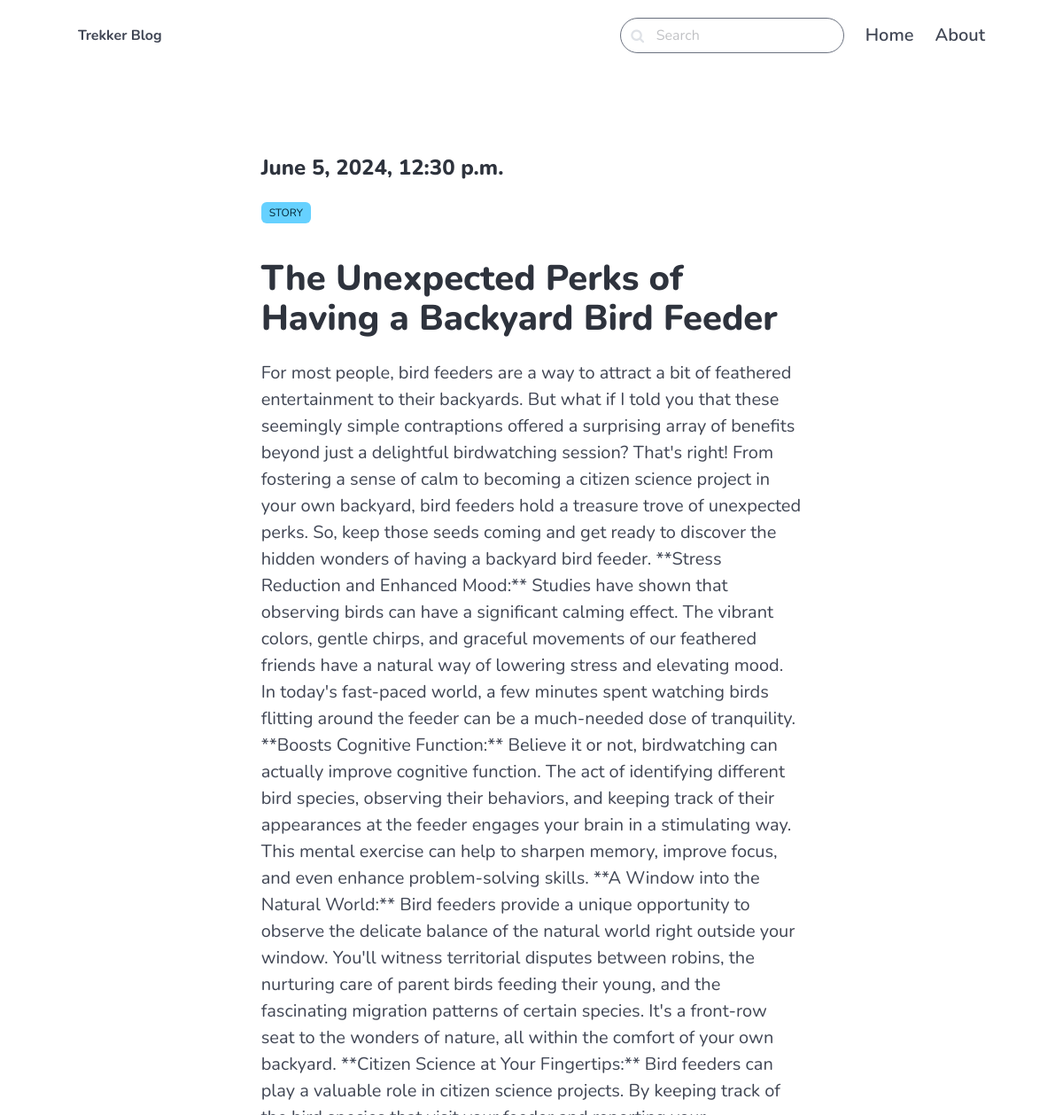
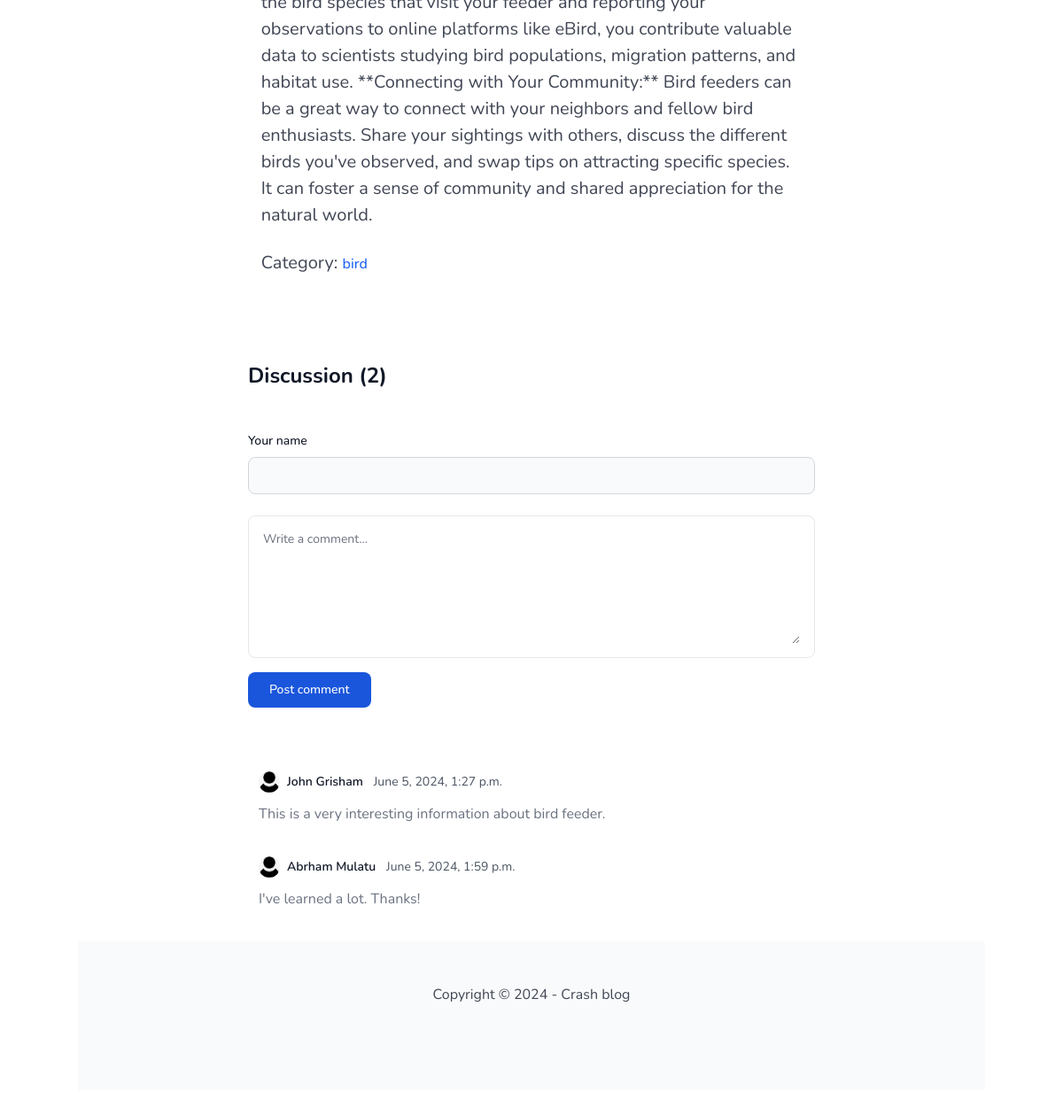
/blog/perks-of-having-a-backyard-bird-feeder/, run on the app's committed database (2 pictures, top to bottom).
### blog/models.py (models this page shows, shortened)
class Post(models.Model):
    DRAFT = 'draft'
    ACTIVE = 'active'
    STATUS_CHOICES = (
        (ACTIVE, 'Active'),
        (DRAFT, 'Draft'),
    )
    title = models.CharField(max_length=255)
    slug = models.SlugField()
    intro = models.TextField() # is not going to be the full body of the blog post but a short starter display
    body = models.TextField()
    created_at = models.DateTimeField(auto_now_add=True)
    status = models.CharField(max_length=10, choices=STATUS_CHOICES, default='active')
    image = models.ImageField(upload_to='uploads/', blank=True, null=True)
    category = models.ForeignKey(Category, related_name='posts', on_delete=models.CASCADE)
    class Meta:
        ordering = ['-created_at',]

class Category(models.Model):
    title = models.CharField(max_length=255)
    slug = models.SlugField()
    class Meta:
        verbose_name_plural = 'Categories'
        ordering = ['title',]
    def __str__(self):
        return self.title

class Comment(models.Model):
    name = models.CharField(max_length=255)
    message = models.TextField()
    created_at = models.DateTimeField(auto_now_add=True)
    post = models.ForeignKey(Post, related_name='comments', on_delete=models.CASCADE)

### blog/views.py (the view)
# urls.py: path('blog/<slug:slug>/', views.detail, name="detail"),
def detail(request, slug):
    post = get_object_or_404(Post, slug=slug)
    if request.method == 'POST':
        name = request.POST.get('name', '')
        message = request.POST.get('message', '')
        if name and message:
            Comment.objects.create(name=name, message=message, post=post)
            return redirect(f"/blog/{slug}/#comments")
    return render(request, 'blog/detail.html', {"post": post})

### blog/templates/blog/detail.html (shortened to what this page needs)
{% extends 'core/base.html' %}
{% block content %}
    <section class="section">
        <div class="columns">
            <div class="column is-8 is-offset-2">
                <div class="content is-medium">
                    <h2 class="subtitle is-4">{{ post.created_at }}</h2>
                    <div class="control"><span class="tag is-info is-uppercase ">story</span></div>
                    <h1 class="title">{{ post.title }}</h1>
                    <md>{{post.body}}</md>
                    <div class="my-5">Category:
                        <a href="{% url 'blog:category_detail' post.category.slug %}" class="font-medium text-blue-600 dark:text-blue-500 hover:underline">
                            <small>{{ post.category }}</small>
                        </a>
                    </div>
                </div>
            </div>
        </div>
    </section>
    {% include 'blog/comments.html' %}
{% endblock %}

### blog/templates/blog/comments.html (shortened to what this page needs)
{% load static %}
<section class="bg-white dark:bg-gray-900 py-5 lg:py-16 antialiased">
    <div class="max-w-2xl mx-auto px-4">
        <div class="flex justify-between items-center mb-6">
          <h2 class="text-lg lg:text-2xl font-bold text-gray-900 dark:text-white">Discussion ({{ post.comments.all|length }})</h2>
      </div>
      <form method="POST" action="." class="mb-6">
        <div class="mb-5">
            <label for="text" class="block mb-2 text-sm font-medium text-gray-900 dark:text-white">Your name</label>
            <input type="text" id="text" name="name" class="bg-gray-50 border border-gray-300 text-gray-900 text-sm rounded-lg focus:ring-blue-500 focus:border-blue-500 block w-full p-2.5 dark:bg-gray-700 dark:border-gray-600 dark:placeholder-gray-400 dark:text-white dark:focus:ring-blue-500 dark:focus:border-blue-500" required />
        </div>
        <div class="py-2 px-4 mb-4 bg-white rounded-lg rounded-t-lg border border-gray-200 dark:bg-gray-800 dark:border-gray-700">
              <textarea id="comment" rows="6" name="message"
                  class="px-0 w-full text-sm text-gray-900 border-0 focus:ring-0 focus:outline-none dark:text-white dark:placeholder-gray-400 dark:bg-gray-800"
                  placeholder="Write a comment..." required></textarea>
        </div>
        <button type="submit"
              class="text-white bg-blue-700 hover:bg-blue-800 focus:ring-4 focus:outline-none focus:ring-blue-300 font-medium rounded-lg text-sm w-full sm:w-auto px-5 py-2.5 text-center dark:bg-blue-600 dark:hover:bg-blue-700 dark:focus:ring-blue-800">
              Post comment
        </button>
    </form>
    {% if post.comments %}
        {% for comment in post.comments.all %}
            <article id="comments" class="p-3 text-base bg-white rounded-lg dark:bg-gray-900">
                <div class="flex items-center my-3">
                        <p class="inline-flex items-center mr-3 text-sm text-gray-900 dark:text-white font-semibold"><img
                                class="mr-2 w-6 h-6 rounded-full"
                                src="{% static 'images/user.png' %}"
                                alt="Michael Gough">{{ comment.name|title }}</p>
                        <p class="text-sm text-gray-600 dark:text-gray-400"><time pubdate datetime="2022-02-08"
                                title="February 8th, 2022">{{ comment.created_at }}</time></p>
                </div>
                <p class="text-gray-500 dark:text-gray-400">{{ comment.message }}</p>
            </article>
        {% endfor %}
    {% endif %}

### core/templates/core/base.html (style rules this page uses)
body { font-family: 'Nunito', sans-serif; }

### data on the page
Post: created_at "June 5, 2024, 12:30 p.m.", title "The Unexpected Perks of Having a Backyard Bird Feeder", body "For most people, bird feeders are a way to attract a bit of feathered entertainment to their backyards. But what if I told you that these seemingly simple contraptions offered a surprising array of benefits beyond just a delightful birdwatching session? That's right! From fostering a sense of calm to becoming a citizen science project in your own backyard, bird feeders hold a treasure trove of unexpected perks. So, keep those seeds coming and get ready to discover the hidden wonders of having a backyard bird feeder. **Stress Reduction and Enhanced Mood:** Studies have shown that observing birds can have a significant calming effect. The vibrant colors, gentle chirps, and graceful movements…", category "bird", comments.all|length "2"
Comment: name "John Grisham", created_at "June 5, 2024, 1:27 p.m.", message "This is a very interesting information about bird feeder."
Comment: name "Abrham Mulatu", created_at "June 5, 2024, 1:59 p.m.", message "I've learned a lot. Thanks!"
